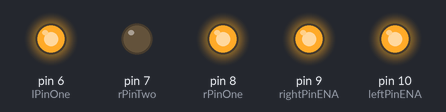
The sketch below on a simulated Arduino Uno, built with avr-gcc and run on an emulated ATmega328P. Shown: output pins drawn as LEDs (lit = HIGH).

Above: at 0.3 s.
At 1.87 s:
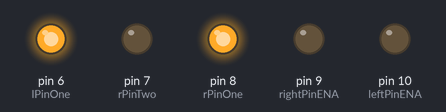
Timing chart, 0 to 3.0 s (numbered marks = the images above):
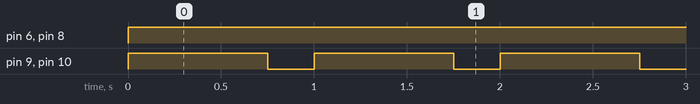

The sketch:

Arduino_Test.ino
```cpp
int rightPinENA = 9; //right enabler
int leftPinENA = 10; //left enabler
//right pin leads
int rPinOne = 8;
int rPinTwo = 7;
//left pin leads
int lPinOne = 6;
int lPinTwo = 5;
//Pi input pins
int rPiEnable = 3;
int leftPinInput = 4;
int rightPinInput = 5;


void setup() {
  pinMode(rightPinENA, OUTPUT);
  pinMode(leftPinENA, OUTPUT);
  pinMode(rPinOne, OUTPUT);
  pinMode(rPinTwo, OUTPUT);
  pinMode(lPinOne, OUTPUT);
  pinMode(lPinTwo, OUTPUT);

  pinMode(rPiEnable, INPUT);
  pinMode(leftPinInput, INPUT);
  pinMode(rightPinInput, INPUT);

  /*digitalWrite(rPinOne, HIGH);
  digitalWrite(rPinTwo, LOW);
  digitalWrite(lPinOne, HIGH);
  digitalWrite(lPinTwo, LOW);*/

  Serial.begin(9600);
}

void loop(){
  forward();
  delay(250);
  /*right();
  delay(250);
  left();
  delay(250);*/
}

void forward(){
  digitalWrite(rPinOne, HIGH);
  digitalWrite(rPinTwo, LOW);
  digitalWrite(lPinOne, HIGH);
  digitalWrite(lPinTwo, LOW);

  digitalWrite(rightPinENA, HIGH);
  digitalWrite(leftPinENA, HIGH);
  delay(750);
  analogWrite(rightPinENA, 0);
  analogWrite(leftPinENA, 0);
}
/*void right(){
  digitalWrite(rPinOne, HIGH);
  digitalWrite(rPinTwo, LOW);
  digitalWrite(lPinOne, HIGH);
  digitalWrite(lPinTwo, LOW);

  analogWrite(rightPinENA, 0);
  analogWrite(leftPinENA, 126);
  delay(750);
  analogWrite(rightPinENA, 0);
  analogWrite(leftPinENA, 0);
}

void left(){
  digitalWrite(rPinOne, HIGH);
  digitalWrite(rPinTwo, LOW);
  digitalWrite(lPinOne, HIGH);
  digitalWrite(lPinTwo, LOW);

  analogWrite(rightPinENA, 126);
  analogWrite(leftPinENA, 0);
  delay(750);
  analogWrite(rightPinENA, 0);
  analogWrite(leftPinENA, 0);
}
*/
```

Measured:
- by itself, pin 6 (lPinOne), pin 8 (rPinOne): LOW → HIGH at 0.00 s
- by itself, pin 9 (rightPinENA), pin 10 (leftPinENA): alternates HIGH for 0.75 s and LOW for 0.25 s
